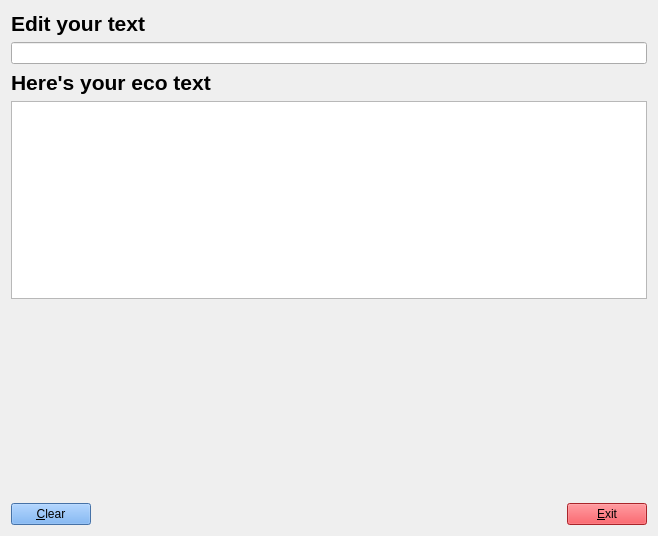
<?xml version="1.0" encoding="UTF-8"?>
<ui version="4.0">
 <class>Form</class>
 <widget class="QWidget" name="Form">
  <property name="geometry">
   <rect>
    <x>0</x>
    <y>0</y>
    <width>658</width>
    <height>536</height>
   </rect>
  </property>
  <property name="windowTitle">
   <string>Form</string>
  </property>
  <layout class="QVBoxLayout" name="verticalLayout">
   <item>
    <widget class="QLabel" name="label">
     <property name="text">
      <string>&lt;html&gt;&lt;head/&gt;&lt;body&gt;&lt;p&gt;&lt;span style=&quot; font-size:16pt; font-weight:600;&quot;&gt;Edit your text&lt;/span&gt;&lt;/p&gt;&lt;/body&gt;&lt;/html&gt;</string>
     </property>
    </widget>
   </item>
   <item>
    <widget class="QLineEdit" name="lineEdit"/>
   </item>
   <item>
    <widget class="QLabel" name="label_3">
     <property name="text">
      <string>&lt;html&gt;&lt;head/&gt;&lt;body&gt;&lt;p&gt;&lt;span style=&quot; font-size:16pt; font-weight:600;&quot;&gt;Here's your eco text&lt;/span&gt;&lt;/p&gt;&lt;/body&gt;&lt;/html&gt;</string>
     </property>
    </widget>
   </item>
   <item>
    <widget class="QTextEdit" name="textEdit"/>
   </item>
   <item>
    <spacer name="verticalSpacer">
     <property name="orientation">
      <enum>Qt::Vertical</enum>
     </property>
     <property name="sizeHint" stdset="0">
      <size>
       <width>20</width>
       <height>40</height>
      </size>
     </property>
    </spacer>
   </item>
   <item>
    <layout class="QHBoxLayout" name="horizontalLayout">
     <item>
      <widget class="QPushButton" name="pushButton">
       <property name="styleSheet">
        <string notr="true">background-color: rgb(98, 160, 234);</string>
       </property>
       <property name="text">
        <string>&amp;Clear</string>
       </property>
      </widget>
     </item>
     <item>
      <spacer name="horizontalSpacer">
       <property name="orientation">
        <enum>Qt::Horizontal</enum>
       </property>
       <property name="sizeHint" stdset="0">
        <size>
         <width>40</width>
         <height>20</height>
        </size>
       </property>
      </spacer>
     </item>
     <item>
      <widget class="QPushButton" name="pushButton_2">
       <property name="styleSheet">
        <string notr="true">background-color: rgb(237, 51, 59);</string>
       </property>
       <property name="text">
        <string>&amp;Exit</string>
       </property>
      </widget>
     </item>
    </layout>
   </item>
  </layout>
 </widget>
 <resources/>
 <connections>
  <connection>
   <sender>pushButton</sender>
   <signal>clicked()</signal>
   <receiver>lineEdit</receiver>
   <slot>clear()</slot>
   <hints>
    <hint type="sourcelabel">
     <x>60</x>
     <y>512</y>
    </hint>
    <hint type="destinationlabel">
     <x>73</x>
     <y>55</y>
    </hint>
   </hints>
  </connection>
  <connection>
   <sender>pushButton_2</sender>
   <signal>clicked()</signal>
   <receiver>Form</receiver>
   <slot>close()</slot>
   <hints>
    <hint type="sourcelabel">
     <x>589</x>
     <y>511</y>
    </hint>
    <hint type="destinationlabel">
     <x>511</x>
     <y>497</y>
    </hint>
   </hints>
  </connection>
  <connection>
   <sender>lineEdit</sender>
   <signal>textChanged(QString)</signal>
   <receiver>textEdit</receiver>
   <slot>setText(QString)</slot>
   <hints>
    <hint type="sourcelabel">
     <x>358</x>
     <y>55</y>
    </hint>
    <hint type="destinationlabel">
     <x>488</x>
     <y>205</y>
    </hint>
   </hints>
  </connection>
 </connections>
</ui>
